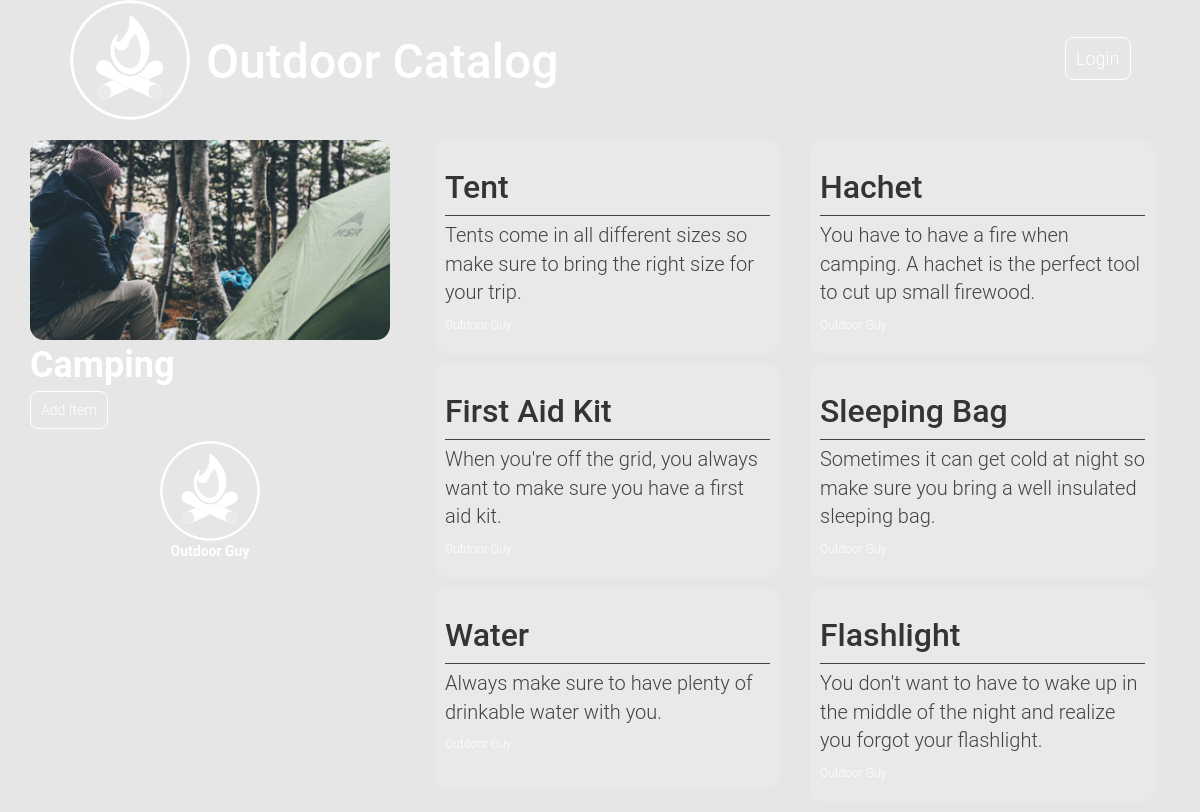
The app's page /category/2/list/ with its own data.
### database_setup.py (models this page shows, shortened)
class Category(Base):
    __tablename__ = 'category'
    id = Column(Integer, primary_key=True)
    name = Column(String(250), nullable=False)
    user_id = Column(Integer, ForeignKey('user.id'))
    user = relationship(User)

class User(Base):
    __tablename__ = 'user'
    id = Column(Integer, primary_key=True)
    name = Column(String(250), nullable=False)
    email = Column(String(250), nullable=False)
    picture = Column(String(250))

class Item(Base):
    __tablename__ = 'item'
    name = Column(String(80), nullable=False)
    id = Column(Integer, primary_key=True)
    description = Column(String(250))
    category_id = Column(Integer, ForeignKey('category.id'))
    category = relationship(Category)
    user_id = Column(Integer, ForeignKey('user.id'))
    user = relationship(User)

### project.py (the view)
@app.route('/category/<int:category_id>/')
@app.route('/category/<int:category_id>/list/')
def showList(category_id):
    category = session.query(Category).filter_by(id=category_id).one()
    creator = getUserInfo(category.user_id)
    items = session.query(Item).filter_by(
        category_id=category_id).all()
    return render_template('list.html', items=items, category=category,
                           creator=creator)

### project.py (called while the page is built)
def getUserInfo(user_id):
    user = session.query(User).filter_by(id=user_id).one()
    return user

### templates/list.html (shortened to what this page needs)
{% extends "main.html" %}
{% block content %}
	<div class="row">
		<div class="col-md-4">
			{% if category.id == 1 %}
				<div class="kayaking-background category-container">
			{% elif category.id == 2 %}
				<div class="camping-background category-container">
			{% elif category.id == 3 %}
				<div class="rock-background category-container">
			{% elif category.id == 4 %}
				<div class="fishing-background category-container">
			{% elif category.id == 5 %}
				<div class="hiking-background category-container">
			{% elif category.id == 6 %}
				<div class="biking-background category-container">
			{% else %}
				<div class="category-container">
			{% endif %}
			</div>
			<div class="category-name">
				{{category.name}}
			</div>
			<div class="list-action">
				<a class="main-btn list-btn" href="{{url_for('newItem', category_id = category.id )}}">Add Item</a>
			</div>
			<figure class="creator">
				{% if category.user.picture %}
					<img class="creator-img" src="{{category.user.picture}}">
				{% else %}
					<img class="creator-img" src="static/img/logo.png">
				{% endif %}
				<figcaption class="creator-cap">{{category.user.name}}</figcaption>
			</figure>
		</div>
		<div class="col-md-8">
			{% if items !=[] %}
				{% for item in items %}
					<div class="col-md-6">
						<div class="item-container">
							<h3 class="item-name">{{item.name}}</h3>
							<hr class="item-hr">
							<p class="item-description">{{item.description}}</p>
							<p class="created-tag">{{item.user.name}}</p>
						</div>
					</div>
				{% endfor %}
			{% endif %}
		</div>
	</div>
{% endblock %}

### static/css/style.css (style rules this page uses)
html { background-color: #E6E6E6; }
body { position: relative; background-color: transparent; font-family: 'PT Sans Caption', sans-serif; font-size: 14px; margin-top: 10px; color: #6A6A6A; }

### static/css/outdoor.css (style rules this page uses)
html { height: 100%; }
body { background-image: url("../img/background.png"); background-attachment: fixed; background-size: cover; background-repeat: no-repeat; margin: 0; min-height: 100%; }
* { font-family: "Helvetica Neue Bold", Roboto, Helvetica, Arial, sans-serif; font-weight: 700; color: #fff; }
.category-container { border-radius: 14px; background-color: #333; background-image: url("../img/default.png"); background-size: cover; background-repeat: no-repeat; background-position: center; color: #fff; height: 200px; width: auto; min-width: 180px; }
.category-name { font-size: 36px; }
.camping-background { background-image: url("../img/camping.png"); }
.item-container { background-color: rgba(235, 235, 235, 0.6); border-radius: 14px; padding: 10px; min-height: 200px; color: #343434; margin-bottom: 10px; }
.creator-img { max-width: 100px; max-height: 100px; display: block; margin: auto; }
.creator-cap { text-align: center; }
.item-description { font-size: 20px; color: #424242; font-weight: 300; }
.item-name { font-size: 32px; color: #343434; }
.item-hr { border-color: #424242; margin: 5px 0; }
.created-tag { font-weight: 300; font-size: 12px; }
.main-btn { font-weight: 300; border-radius: 8px; border: 1px solid #fff; background-color: transparent; color: #fff; padding: 10px; transition: all 0.3s ease; }
.list-btn { margin: 10px 0; vertical-align: sub; }
.list-action { margin: 5px 0; height: 40px; }

### records on screen
Category: name "Camping"
User: user.picture (picture), user.name "Outdoor Guy"
Item: name "Tent", description "Tents come in all different sizes so make sure to bring the right size for your trip.", user.name "Outdoor Guy"
Item: name "Hachet", description "You have to have a fire when camping. A hachet is the perfect tool to cut up small firewood.", user.name "Outdoor Guy"
Item: name "First Aid Kit", description "When you're off the grid, you always want to make sure you have a first aid kit.", user.name "Outdoor Guy"
Item: name "Sleeping Bag", description "Sometimes it can get cold at night so make sure you bring a well insulated sleeping bag.", user.name "Outdoor Guy"
Item: name "Water", description "Always make sure to have plenty of drinkable water with you.", user.name "Outdoor Guy"
Item: name "Flashlight", description "You don't want to have to wake up in the middle of the night and realize you forgot your flashlight.", user.name "Outdoor Guy"
